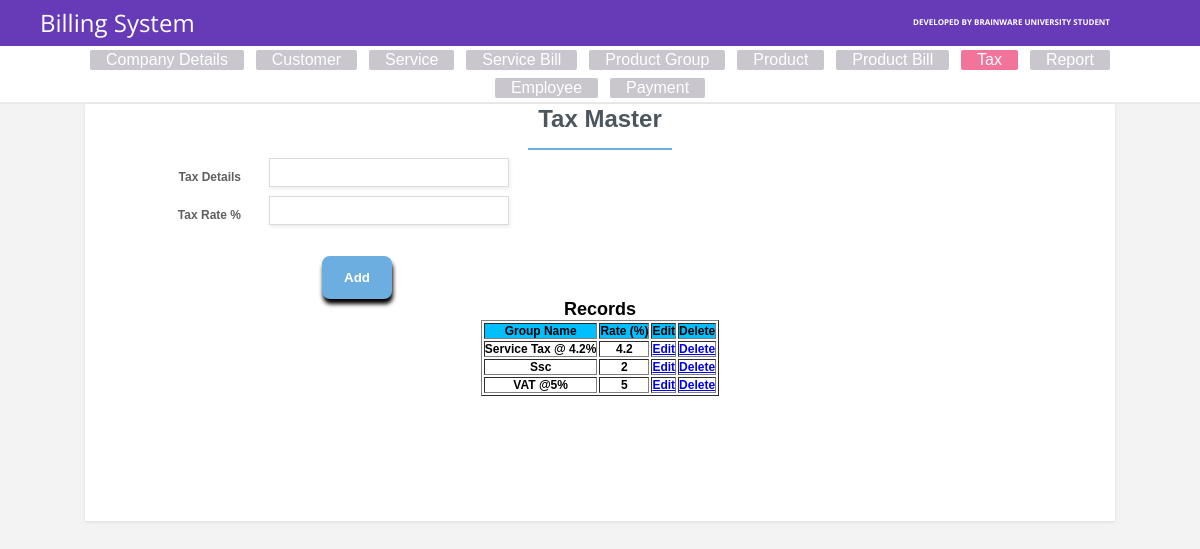
The page /tax-master.php on the database its author committed.
### tables this page shows
CREATE TABLE IF NOT EXISTS `tax_master` (
`tax_id` int(11) NOT NULL,
  `tax_details` varchar(255) NOT NULL,
  `taxrate` varchar(50) NOT NULL
);

### tax-master.php (the view, shortened to what this page needs)
<!DOCTYPE html>
<html>
<head>
	<link rel="stylesheet" href="assets/demo.css">
	<link rel="stylesheet" href="assets/form-basic.css">
</head>
	<header>
    <h6 align="right" style="color:#FFFFFF"><a href="https://www.brainwareuniversity.ac.in/" target="_new">Developed by Brainware University Student</a></h6>
		<h1>Billing System</h1>
    </header>
    <ul>
        <li><a href="companymaster.php" >Company Details</a></li>
        <li><a href="customer-master.php" >Customer</a></li>
        <li><a href="service-master.php">Service</a></li>
        <li><a href="service-bill-trans.php" >Service Bill</a></li>
        <li><a href="product-group.php" >Product Group</a></li>
        <li><a href="product-master.php">Product</a></li>
        <li><a href="product-bill-trans.php" >Product Bill</a></li>
        <li><a href="tax-master.php" class="active">Tax</a></li>
         <li><a href="Reports/service_report.php">Report</a></li>
          <ul>
        <li><a href="employee-master.php" >Employee</a></li>
        <li><a href="payment/payment.php">Payment</a></li>
         </ul>
</ul>
    <div class="main-content">
        <form class="form-basic" method="post" action="#">
            <div class="form-title-row">
                <h1>Tax Master</h1>
            </div>
            <div class="form-row">
                <label>
                    <span>Tax Details</span>
                    <input type="text" name="taxdetals" required>
                </label>
            </div>
            <div class="form-row">
                <label>
                    <span>Tax Rate %</span>
                    <input type="text" name="rate" required>
                </label>
            </div>
            <div class="form-row">
                <button type="submit" name="submit">Add</button>
            </div>
            <div>  <h2>Records</h2>
<div align="center" style="overflow-y: scroll; height: 200px; ">
            <?php
			 	$Qry = "Select * from tax_master order by tax_id";
				$sql = mysql_query ($Qry);
				echo "<table border='1' border-color='#ff0000'>
				<tr>
				<td align='Center' bgcolor='#00BFFF'>Group Name</td>
				<td align='Center' bgcolor='#00BFFF'>Rate (%)</td>
				<td align='Center' bgcolor='#00BFFF'>Edit</td>
				<td align='Center' bgcolor='#00BFFF'>Delete</td>
				</tr>";
				while($row = mysql_fetch_array($sql))
				  {
				  echo "<tr>";
				  echo "<td align='Center'>" . $row['tax_details'] . "</td>";
				  echo "<td align='Center'>" . $row['taxrate'] . "</td>";
				  echo "<td align='Center'>" ; ?> <a href=edit/tax_master_edit.php?id=<?php echo $row['tax_id']?>>Edit </a> <?php "</td>";
				  echo "<td align='Center'>" ; ?> <a href=edit/tax_master_delete.php?id=<?php echo $row['tax_id']?> onclick="return confirm('Are you sure to delete?');" >Delete </a> <?php "</td>";
				  echo "</tr>";
				  }
				echo "</table>";
			?>
		</div>
             </div>
        </form>
    </div>
</body>
</html>

### assets/demo.css (style rules this page uses)
* { margin: 0; padding: 0; box-sizing: border-box; }
html { background-color: #efefef; }
header { box-sizing: border-box; text-align: center; width: 100%; padding: 5px 40px; background-color: #673AB7; overflow: hidden; }
header h1 { float: left; font: normal 24px/1.5 'Open Sans', sans-serif; color: #fff; }
header a { color:#fff; float: right; text-decoration: none; display: inline-block; padding: 13px 50px; border-radius: 3px; font: bold 8px/1 'Open Sans', sans-serif; text-transform: uppercase; }
ul { list-style: none; border-bottom: 1px solid #EAEAEA; background-color: #FFF; padding: 1; margin-top: 0; text-align: center; margin-bottom: 0px; }
ul a { text-decoration: none; color: #FFF; text-align: left; background-color: #BCB8C2; padding: 2px 16px; border-radius: 2px; opacity: 0.8; font-size: 16px; display: inline-block; margin: 4px; line-height: 1; outline: none; transition: 0.2s ease; }
ul li a.active { background-color: #F05283; pointer-events: none; }
ul li { display: inline-block; }
.main-content { margin-bottom: 75px; }

### assets/form-basic.css (style rules this page uses)
html { background-color: #f3f3f3; }
.form-basic { max-width: 1030px; margin: 0 auto; padding: 1px; box-sizing: border-box; background-color: #ffffff; box-shadow: 0 1px 3px 0 rgba(0, 0, 0, 0.1); font: bold 12px sans-serif; text-align: center; }
.form-basic .form-row { text-align: left; margin-bottom: 0px; }
.form-basic .form-title-row { text-align: center; margin-bottom: 8px; }
.form-basic h1 { display: inline-block; box-sizing: border-box; color: #4c565e; font-size: 24px; padding: 0 10px 15px; border-bottom: 2px solid #6caee0; margin: 0; }
.form-basic .form-row > label span { display: inline-block; box-sizing: border-box; color: #5F5F5F; width: 180px; text-align: right; vertical-align: top; padding: 12px 25px; }
.form-basic input { color: #5f5f5f; box-sizing: border-box; width: 240px; box-shadow: 1px 2px 4px 0 rgba(0, 0, 0, 0.08); padding: 6px; border: 1px solid #dbdbdb; }
.form-basic button { display: block; border-radius: 8px; background-color: #6caee0; color: #ffffff; font-weight: bold; box-shadow: 1px 5px 4px 0 rgba(0, 0, 0, 1); padding: 14px 22px; border: 0; margin: 22px 236px 0; }

### rows shown on the page
tax_master: tax_details "Service Tax @ 4.2%", taxrate "4.2"
tax_master: tax_details "Ssc", taxrate "2"
tax_master: tax_details "VAT @5%", taxrate "5"
